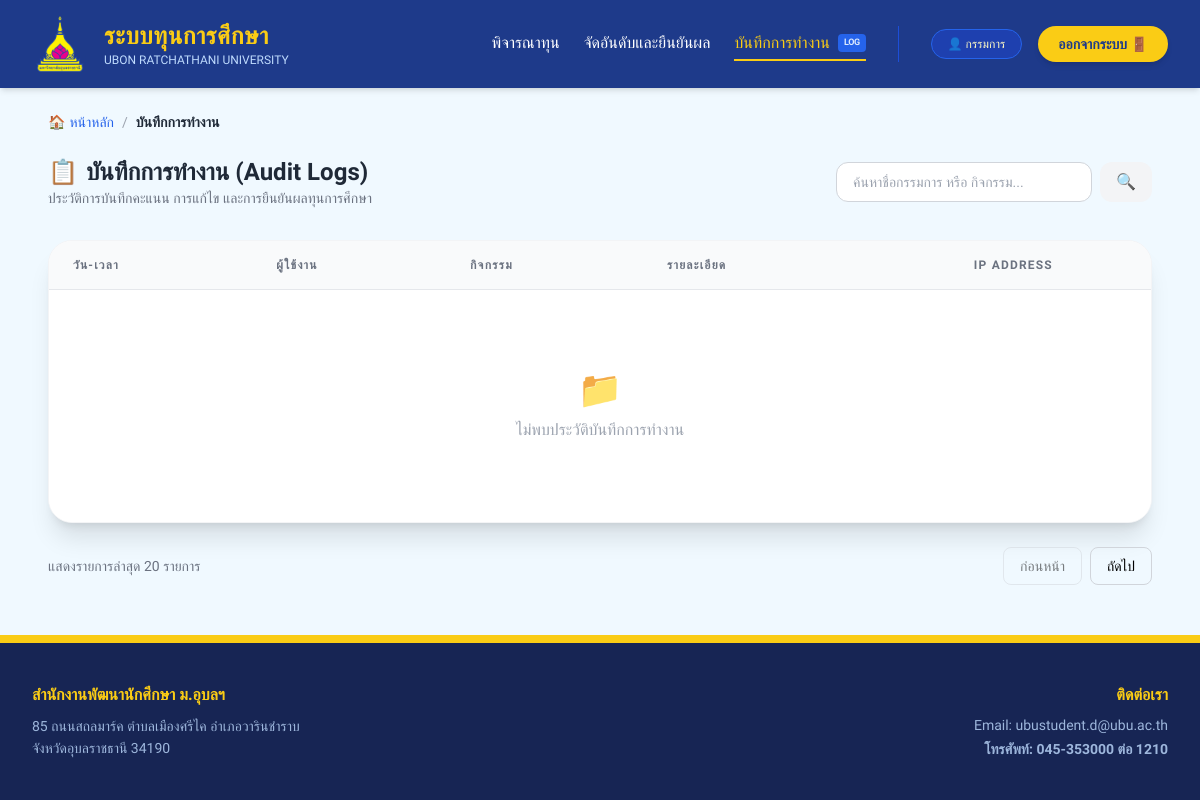
Page /director/audit_log on the earlier database version.
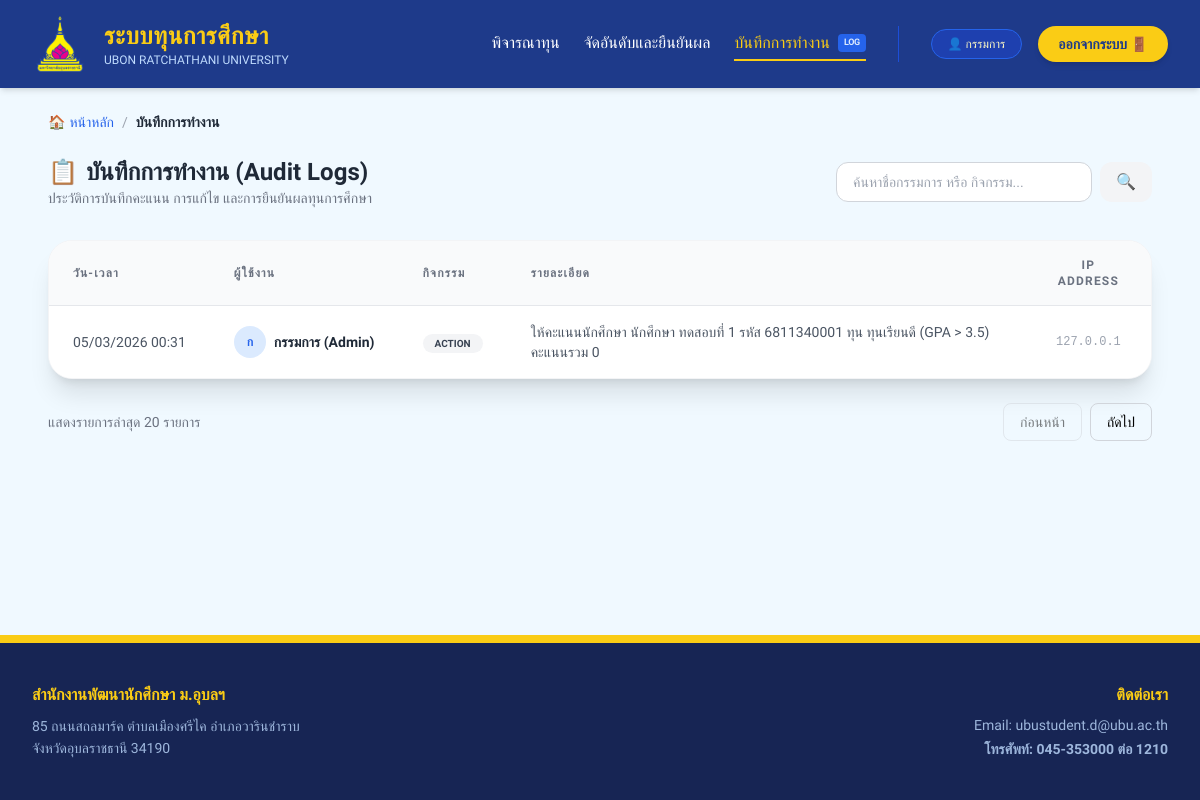
Same page on the later database version.
### models.py (models this page shows)
class AuditLog(db.Model):
    __tablename__ = 'audit_log'
    id = db.Column(db.Integer, primary_key=True)
    created_at = db.Column(db.DateTime, default=datetime.utcnow)
    officer_username = db.Column(db.String(50), nullable=False)  # ชื่อ/รหัสเจ้าหน้าที่
    officer_label = db.Column(db.String(50), nullable=True)      # ฉายาแสดง เช่น เจ้าหน้าที่(A)
    action = db.Column(db.String(50), nullable=False)            # ชนิดการทำงาน
    action_title = db.Column(db.String(100), nullable=True)      # ชื่อการกระทำภาษาไทย
    reference_id = db.Column(db.String(30), nullable=True)       # รหัสอ้างอิง เช่น APP345, SCH001
    details = db.Column(db.String(500))                          # คำอธิบายรายละเอียด
    status_after = db.Column(db.String(100), nullable=True)      # สถานะหลังแก้ไข/ปัจจุบัน
    previous_value = db.Column(db.String(200), nullable=True)    # ค่าเดิมก่อนแก้ไข

### routes/director_routes.py (the view)
@director_bp.route("/audit_log")
def audit_log():
    all_logs = AuditLog.query.order_by(AuditLog.timestamp.desc()).all()
    return render_template("director/audit_log.html", logs=all_logs)

### templates/director/audit_log.html (shortened to what the changed rows need)
{% extends "layouts/base_director.html" %}
{% block content %}
<div class="max-w-6xl mx-auto font-prompt p-6">
    <div class="flex flex-col md:flex-row justify-between items-center mb-8 gap-4">
        <div>
            <h2 class="text-2xl font-extrabold text-gray-800 flex items-center gap-2">
                <span class="text-blue-600">📋</span> บันทึกการทำงาน (Audit Logs)
            </h2>
        </div>
    </div>
    <div class="bg-white shadow-xl rounded-3xl border border-gray-100 overflow-hidden">
        <table class="min-w-full divide-y divide-gray-200">
            <thead class="bg-gray-50">
                <tr>
                    <th class="px-6 py-4 text-left text-xs font-bold text-gray-500 uppercase tracking-widest">วัน-เวลา</th>
                    <th class="px-6 py-4 text-left text-xs font-bold text-gray-500 uppercase tracking-widest">ผู้ใช้งาน</th>
                    <th class="px-6 py-4 text-left text-xs font-bold text-gray-500 uppercase tracking-widest">กิจกรรม</th>
                    <th class="px-6 py-4 text-left text-xs font-bold text-gray-500 uppercase tracking-widest">รายละเอียด</th>
                    <th class="px-6 py-4 text-center text-xs font-bold text-gray-500 uppercase tracking-widest">IP Address</th>
                </tr>
            </thead>
            <tbody class="divide-y divide-gray-100 bg-white" id="logTableBody">
                {% for log in logs %}
                <tr class="hover:bg-gray-50 transition-colors">
                    <td class="px-6 py-4 whitespace-nowrap text-sm text-gray-600 font-medium">
                        {{ log.timestamp.strftime('%d/%m/%Y %H:%M') }}
                    </td>
                    <td class="px-6 py-4 whitespace-nowrap">
                        <div class="flex items-center gap-2">
                            <div class="w-8 h-8 rounded-full bg-blue-100 flex items-center justify-center text-blue-600 font-bold text-xs">
                                {{ log.user_name[0] }}
                            </div>
                            <span class="text-sm font-bold text-gray-800">{{ log.user_name }}</span>
                        </div>
                    </td>
                    <td class="px-6 py-4 whitespace-nowrap">
                        {% if 'ให้คะแนน' in log.action %}
                            <span class="bg-blue-100 text-blue-700 px-3 py-1 rounded-full text-[10px] font-bold uppercase">SCORING</span>
                        {% elif 'ยืนยัน' in log.action %}
                            <span class="bg-green-100 text-green-700 px-3 py-1 rounded-full text-[10px] font-bold uppercase">CONFIRM</span>
                        {% else %}
                            <span class="bg-gray-100 text-gray-700 px-3 py-1 rounded-full text-[10px] font-bold uppercase">ACTION</span>
                        {% endif %}
                    </td>
                    <td class="px-6 py-4 text-sm text-gray-600">
                        {{ log.details }}
                    </td>
                    <td class="px-6 py-4 text-center text-xs text-gray-400 font-mono">
                        {{ log.ip_address }}
                    </td>
                </tr>
                {% else %}
                <tr>
                    <td colspan="5" class="px-6 py-20 text-center text-gray-400">
                        <div class="flex flex-col items-center">
                            <span class="text-4xl mb-2">📁</span>
                            <p>ไม่พบประวัติบันทึกการทำงาน</p>
                        </div>
                    </td>
                </tr>
                {% endfor %}
            </tbody>
        </table>
    </div>
</div>
{% endblock %}

Differences in the rows shown:
added AuditLog: timestamp "05/03/2026 00:31", user_name "ก", user_name "กรรมการ (Admin)", action "ACTION", details "ให้คะแนนนักศึกษา นักศึกษา ทดสอบที่ 1 รหัส 6811340001 ทุน ทุนเรียนดี (GPA > 3.5) คะแนนรวม 0", ip_address "127.0.0.1"
Other differences:
text no longer shown: "📁 ไม่พบประวัติบันทึกการทำงาน"
